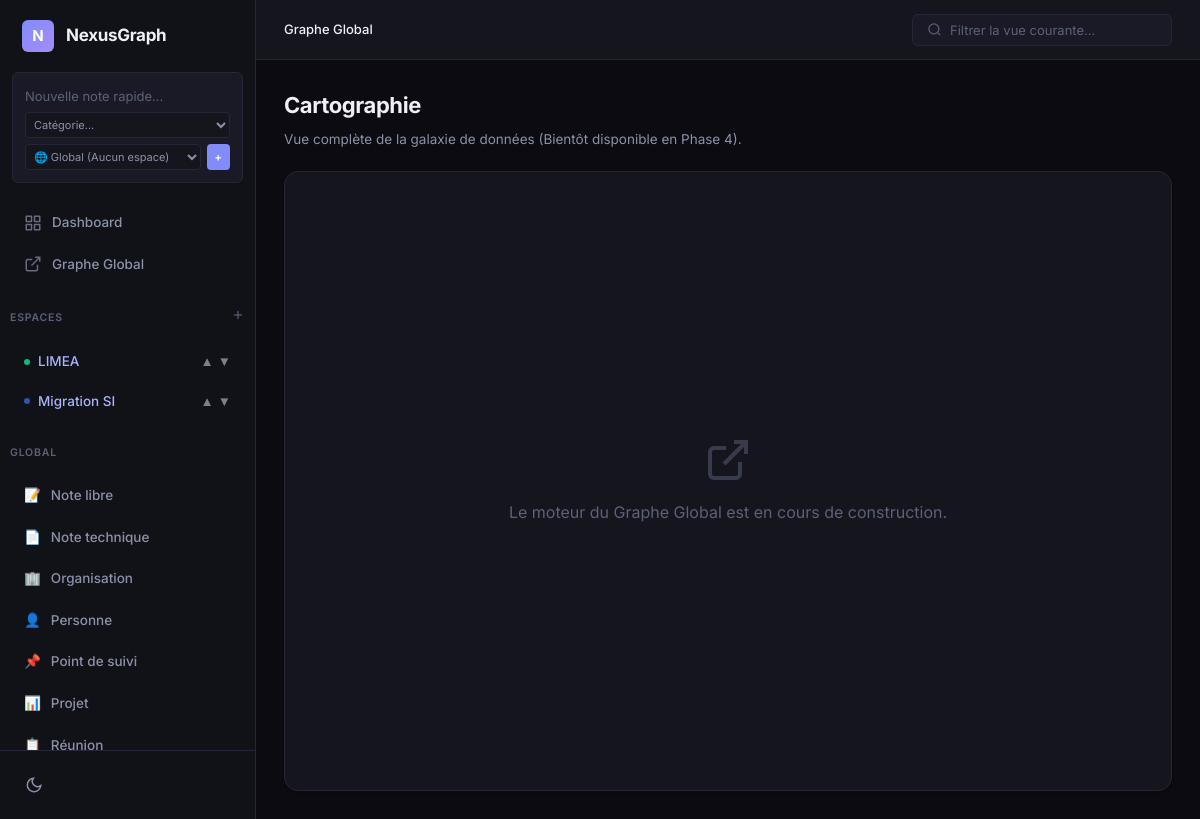
The page /graph on the database its author committed.
### app/models/space.py (models this page shows)
class Space(BaseModel):
    name = CharField(unique=True, max_length=100)
    description = TextField(null=True)
    color = CharField(max_length=20, default='#10b981')
    order_index = IntegerField(default=0)
    created_at = DateTimeField(default=datetime.datetime.now)
    deleted_at = DateTimeField(null=True)
    class Meta:
        table_name = 'spaces'

### app/models/category.py (models this page shows)
class Category(BaseModel):
    name = CharField(unique=True, max_length=50)
    icon = CharField(max_length=10, default='📄')
    color = CharField(max_length=20, default='#6366f1')
    graph_shape = CharField(max_length=20, default='ellipse')
    is_visible_on_graph = BooleanField(default=True)
    created_at = DateTimeField(default=datetime.datetime.now)
    class Meta:
        table_name = 'categories'

### app/routes/views_bp.py (the view)
@views_bp.route('/graph', methods=['GET'])
def global_graph():
    return render_template('graph.html')

### app/routes/views_bp.py (called while the page is built)
@views_bp.context_processor
def inject_sidebar_data():
    spaces = Space.select().where(Space.deleted_at.is_null()).order_by(Space.order_index, Space.name)
    categories = Category.select().order_by(Category.name)
    return dict(spaces=spaces, categories=categories)

### app/templates/graph.html (shortened to what this page needs)
{% extends "base.html" %}
{% block breadcrumb %}
    <span>Graphe Global</span>
{% endblock %}
{% block content %}
<div style="display: flex; justify-content: space-between; align-items: flex-end; margin-bottom: 20px;">
    <div>
        <h1 class="page-title">Cartographie</h1>
        <p class="page-subtitle" style="margin-bottom: 0;">Vue complète de la galaxie de données (Bientôt disponible en Phase 4).</p>
    </div>
</div>
<div class="card" style="height: calc(100vh - 180px); display: flex; flex-direction: column; padding: 0;">
    <div style="flex: 1; display: flex; align-items: center; justify-content: center; color: var(--text-tertiary); font-size: 16px; flex-direction: column; gap: 16px;">
        <svg viewBox="0 0 24 24" fill="none" stroke="currentColor" stroke-width="2" style="width: 48px; opacity: 0.5;"><path d="M18 13v6a2 2 0 0 1-2 2H5a2 2 0 0 1-2-2V8a2 2 0 0 1 2-2h6"></path><polyline points="15 3 21 3 21 9"></polyline><line x1="10" y1="14" x2="21" y2="3"></line></svg>
        <p>Le moteur du Graphe Global est en cours de construction.</p>
    </div>
</div>
{% endblock %}

### app/templates/base.html (shortened to what this page needs)
<!DOCTYPE html>
<html lang="fr" data-theme="dark">
<head>
    <link rel="stylesheet" href="{{ url_for('static', filename='css/fonts.css') }}">
    <link rel="stylesheet" href="{{ url_for('static', filename='css/nexus.css') }}">
</head>
<body>
    <div class="app">
        <aside class="sidebar">
            <div class="sidebar-header">
                <div class="sidebar-logo">N</div>
                <div class="sidebar-title">NexusGraph</div>
            </div>
            <div class="quick-capture">
                <form action="/page/quick_capture" method="POST">
                    <input type="text" name="title" class="quick-capture-input" placeholder="Nouvelle note rapide..." required autocomplete="off">
                    <div class="quick-capture-controls" style="flex-wrap: wrap;">
                        <select name="category_id" class="quick-capture-select" required>
                            <option value="" disabled selected>Catégorie...</option>
                        </select>
                        <select name="space_id" class="quick-capture-select" required>
                            <option value="">🌐 Global (Aucun espace)</option>
                        </select>
                        <button type="submit" class="quick-capture-btn">+</button>
                    </div>
                </form>
            </div>
            <div class="sidebar-scroll">
                <nav class="sidebar-nav">
                    <a href="{{ url_for('views.index') }}" class="nav-item {% if request.endpoint == 'views.index' %}active{% endif %}">
                        <svg viewBox="0 0 24 24" fill="none" stroke="currentColor" stroke-width="2" stroke-linecap="round" stroke-linejoin="round"><rect x="3" y="3" width="7" height="7"></rect><rect x="14" y="3" width="7" height="7"></rect><rect x="14" y="14" width="7" height="7"></rect><rect x="3" y="14" width="7" height="7"></rect></svg>
                        Dashboard
                    </a>
                    <a href="/graph" class="nav-item {% if request.endpoint == 'views.graph' %}active{% endif %}">
                        <svg viewBox="0 0 24 24" fill="none" stroke="currentColor" stroke-width="2"><path d="M18 13v6a2 2 0 0 1-2 2H5a2 2 0 0 1-2-2V8a2 2 0 0 1 2-2h6"></path><polyline points="15 3 21 3 21 9"></polyline><line x1="10" y1="14" x2="21" y2="3"></line></svg>
                        Graphe Global
                    </a>
                </nav>
                <div class="nav-section-label" style="display: flex; justify-content: space-between; align-items: center;">
                    Espaces
                    <a href="/space/new" title="Créer un espace" style="color: var(--text-tertiary); cursor: pointer;">
                        <svg viewBox="0 0 24 24" fill="none" stroke="currentColor" stroke-width="2" style="width: 14px; height: 14px;"><line x1="12" y1="5" x2="12" y2="19"></line><line x1="5" y1="12" x2="19" y2="12"></line></svg>
                    </a>
                </div>
                <nav class="sidebar-nav">
                    {% if spaces %}
                    <ul class="nav-menu">
                        {% for s in spaces %}
                            <li class="nav-item">
                                <a href="/space/{{ s.id }}" class="nav-link" style="display: flex; align-items: center; justify-content: space-between; width: 100%;">
                                    <div style="display: flex; align-items: center; gap: 8px;">
                                        <span class="tag-dot" style="background: {{ s.color }}"></span>
                                        <span>{{ s.name }}</span>
                                    </div>
                                    <div style="display: flex; gap: 4px; font-size: 10px; opacity: 0.5;">
                                        <form method="POST" action="/space/{{ s.id }}/move_up" style="margin:0;"><button type="submit" style="background:none;border:none;cursor:pointer;color:var(--text-primary);padding:0;" title="Monter">▲</button></form>
                                        <form method="POST" action="/space/{{ s.id }}/move_down" style="margin:0;"><button type="submit" style="background:none;border:none;cursor:pointer;color:var(--text-primary);padding:0;" title="Descendre">▼</button></form>
                                    </div>
                                </a>
                            </li>
                        {% endfor %}
                    </ul>
                    {% else %}
                        <div style="padding: 0 12px; font-size: 12px; color: var(--text-tertiary);">Aucun espace.</div>
                    {% endif %}
                </nav>
                <div class="nav-section-label">Global</div>
                <nav class="sidebar-nav">
                    {% if categories %}
                        {% for c in categories %}
                        <a href="/category/{{ c.id }}" class="nav-item">
                            <span>{{ c.icon }}</span>
                            {{ c.name }}
                        </a>
                        {% endfor %}
                    {% endif %}
                </nav>
            </div>
            <div class="sidebar-footer">
                <button class="theme-toggle" id="theme-btn" title="Changer de thème">
                    <svg viewBox="0 0 24 24" fill="none" stroke="currentColor" stroke-width="2"><path d="M21 12.79A9 9 0 1 1 11.21 3 7 7 0 0 0 21 12.79z"></path></svg>
                </button>
            </div>
        </aside>
        <main class="main">
            <div class="topbar">
                <div class="topbar-left">
                    <div class="breadcrumb">
                        {% block breadcrumb %}{% endblock %}
                    </div>
                </div>
                <div class="topbar-right">
                    <div class="search-box">
                        <svg viewBox="0 0 24 24" fill="none" stroke="currentColor" stroke-width="2"><circle cx="11" cy="11" r="8"></circle><line x1="21" y1="21" x2="16.65" y2="16.65"></line></svg>
                        <input type="text" id="global-search" placeholder="Filtrer la vue courante...">
                    </div>
                </div>
            </div>
            <div class="page-content" id="app-content">
                {% block content %}{% endblock %}
            </div>
        </main>
    </div>
</body>
</html>

### rows shown on the page
Space: name "LIMEA"
Space: name "Migration SI"
Category: icon "📝", name "Note libre"
Category: icon "📄", name "Note technique"
Category: icon "🏢", name "Organisation"
Category: icon "👤", name "Personne"
Category: icon "📌", name "Point de suivi"
Category: icon "📊", name "Projet"
Category: icon "📋", name "Réunion"
